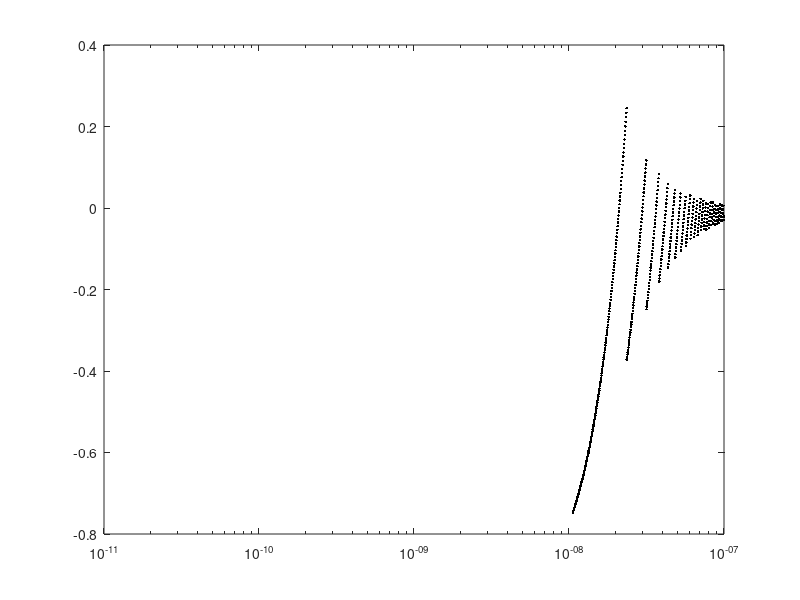

Source code (MATLAB):
f = @(x) ((tan(x)).^2)./(sec(x) + 1);
g = @(x) sec(x) - 1;
x = logspace(-11, -7, 2018);
semilogx(x, (f(x)./g(x)) - 1, 'k.')
disp(abs(f(1) - g(1)))